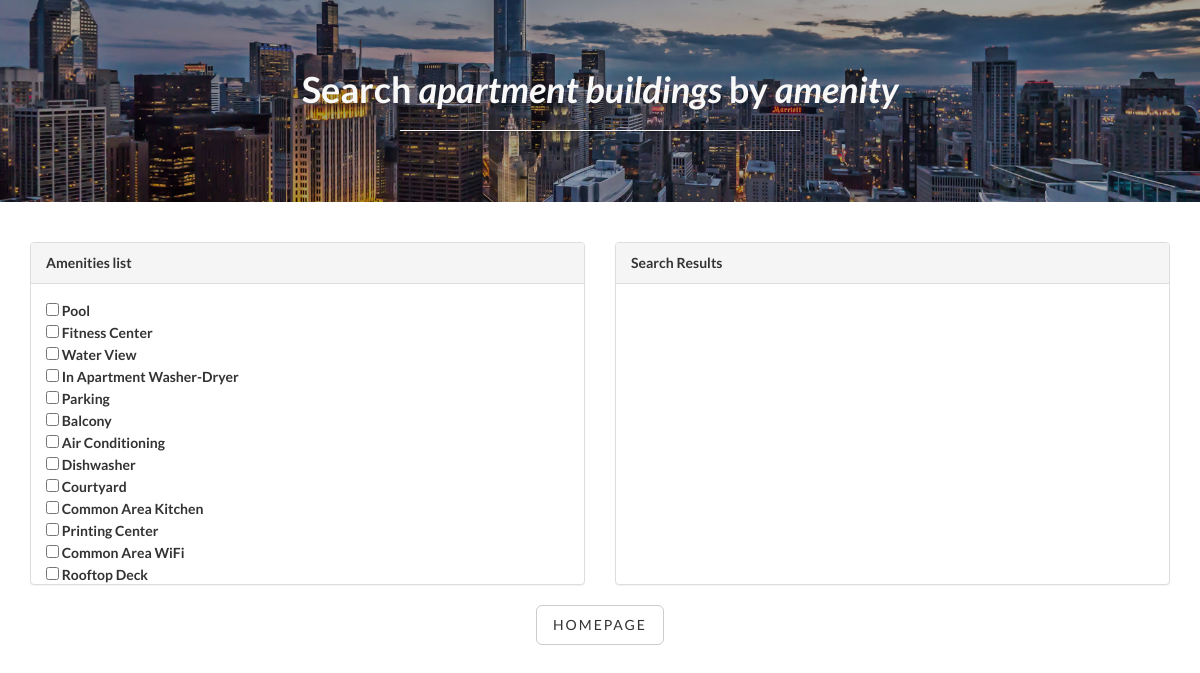
Screenshot of /apt/search_by_amenity.php with the database file from the repository.
### tables this page shows
CREATE TABLE IF NOT EXISTS `Amenity` (
  `amenity_id` int(11) NOT NULL,
  `name` varchar(25) NOT NULL
);

### apt/search_by_amenity.php (the view, shortened to what this page needs)
<?php
$db = DbUtil::loginConnection();
	echo "<html>
	<head>
	<link href=\"css/bootstrap.min.css\" rel=\"stylesheet\">
    <link href=\"css/landing-page.css\" rel=\"stylesheet\">
    <link href=\"font-awesome/css/font-awesome.min.css\" rel=\"stylesheet\" type=\"text/css\">
    <link href=\"http://fonts.googleapis.com/css?family=Lato:300,400,700,300italic,400italic,700italic\" rel=\"stylesheet\" type=\"text/css\">
    <title>Filter by Amenity</title>
	<script src=\"js/jquery-1.6.2.min.js\" type=\"text/javascript\"></script>
	<script src=\"js/jquery-ui-1.8.16.custom.min.js\" type=\"text/javascript\"></script>
	<script>
	$(document).ready(function() {
		$( 'input[type=checkbox]' ).change(function() {
			$.ajax({
				url: 'amenity_finder.php',
				data: {amenities: $( 'input[type=checkbox]' ).serialize()},
				success: function(data){
					$('#apt_result').html(data);
				}
			});
		});
	});
	</script>
	</head>
	<body>
	<div class = \"intro-header\">
		<h1>Search <i>apartment buildings</i> by <i>amenity</i></h1>
		<h3></h3>
		<hr class = \"intro-divider\">
	</div>
	<br /> <br />
	<div class=\"container\">
		<div class=\"row\">
			<div class='col-md-6'>
				<div class='panel panel-default'>
				<div class='panel-heading'>Amenities list</div>
				<div class='panel-body' style='min-height: 300; max-height: 300; overflow-y: auto;'>";
	$stmt = $db->stmt_init();
	if($stmt->prepare("select amenity_id, name from Amenity") or die("Failed to retrieve amenities")) {
		$stmt->execute();
		$stmt->bind_result($amenity_id, $name);
		while($stmt->fetch()) {
			echo "<input type=\"checkbox\" name=\"amenity_input[]\" value=$amenity_id>";
			echo "	$name";
			echo "<br/>";
		}
	}
	echo "</div>
	</div>
	</div>";
	echo "
	<div class='col-md-6'>
		<div class='panel panel-default'>
			<div class='panel-heading'>
				Search Results </div>
			<div class='panel-body' style='min-height: 300; max-height: 300; overflow-y: auto;'>
				<div id=\"apt_result\"></h3></div>
			</div>
		</div>
	</div>
	</div>
	</div>
	<div class='container'>
	<div class='row' style='text-align:center;'>
	<a href=\"./index.html\" class=\"btn btn-default btn-lg\"><span class=\"network-name\">Homepage</span></a>
	</div>
	</div>";
	echo "</body></html>";
?>

### apt/css/landing-page.css (style rules this page uses)
body, html { width: 100%; height: 100%; }
body, h1, h2, h3, h4, h5, h6 { font-family: "Lato","Helvetica Neue",Helvetica,Arial,sans-serif; font-weight: 700; }
.intro-header { padding-top: 50px; padding-bottom: 50px; text-align: center; color: #f8f8f8; background: url(../img/cityscape-intro-bg.jpg) no-repeat center center; background-size: cover; }
.intro-divider { width: 400px; border-top: 1px solid #f8f8f8; border-bottom: 1px solid rgba(0,0,0,0.2); }
.network-name { text-transform: uppercase; font-size: 14px; font-weight: 400; letter-spacing: 2px; }

### rows the page displays
amenity: name "Pool"
amenity: name "Fitness Center"
amenity: name "Water View"
amenity: name "In Apartment Washer-Dryer"
amenity: name "Parking"
amenity: name "Balcony"
amenity: name "Air Conditioning"
amenity: name "Dishwasher"
amenity: name "Courtyard"
amenity: name "Common Area Kitchen"
amenity: name "Printing Center"
amenity: name "Common Area WiFi"
amenity: name "Rooftop Deck"
